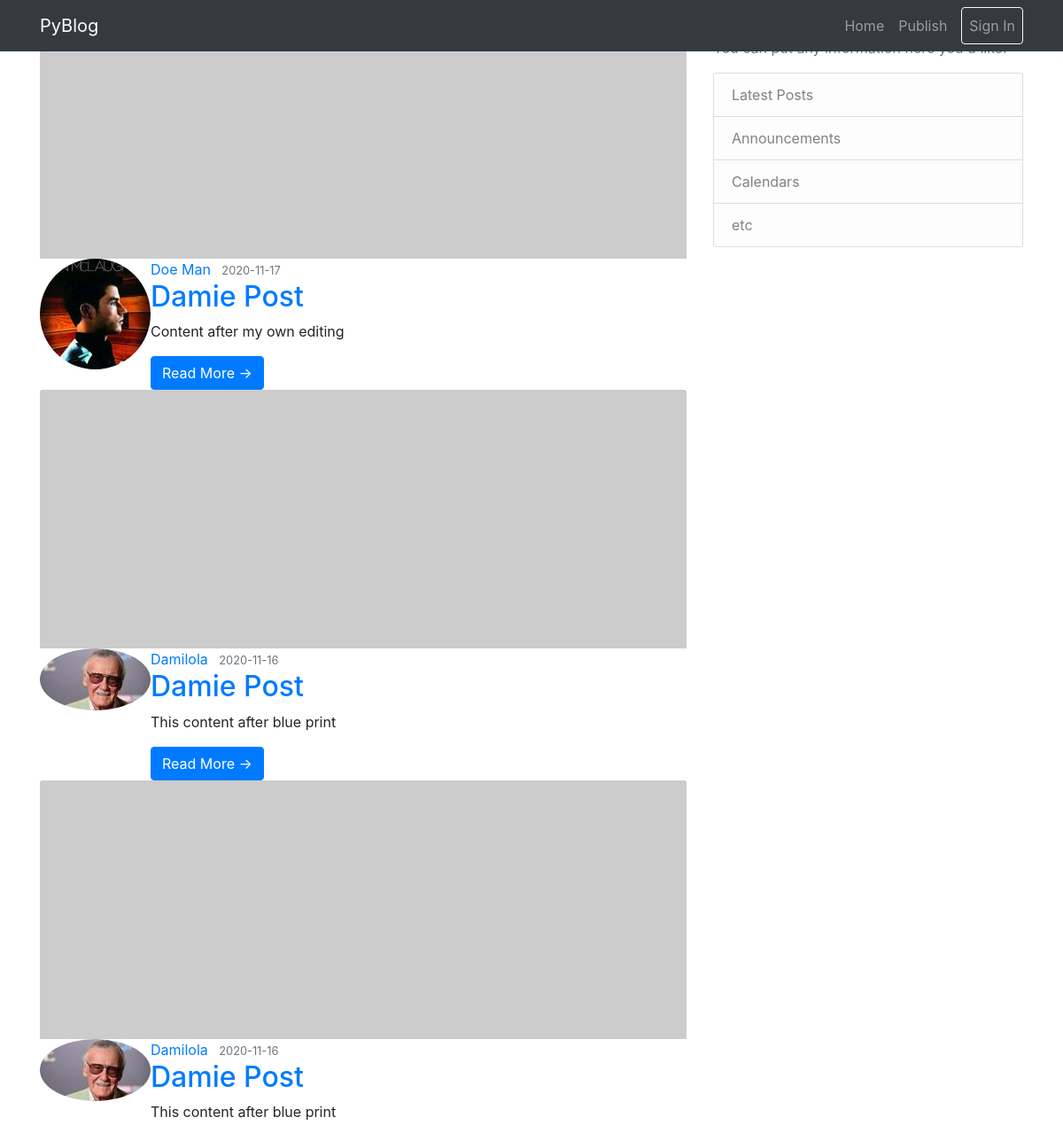
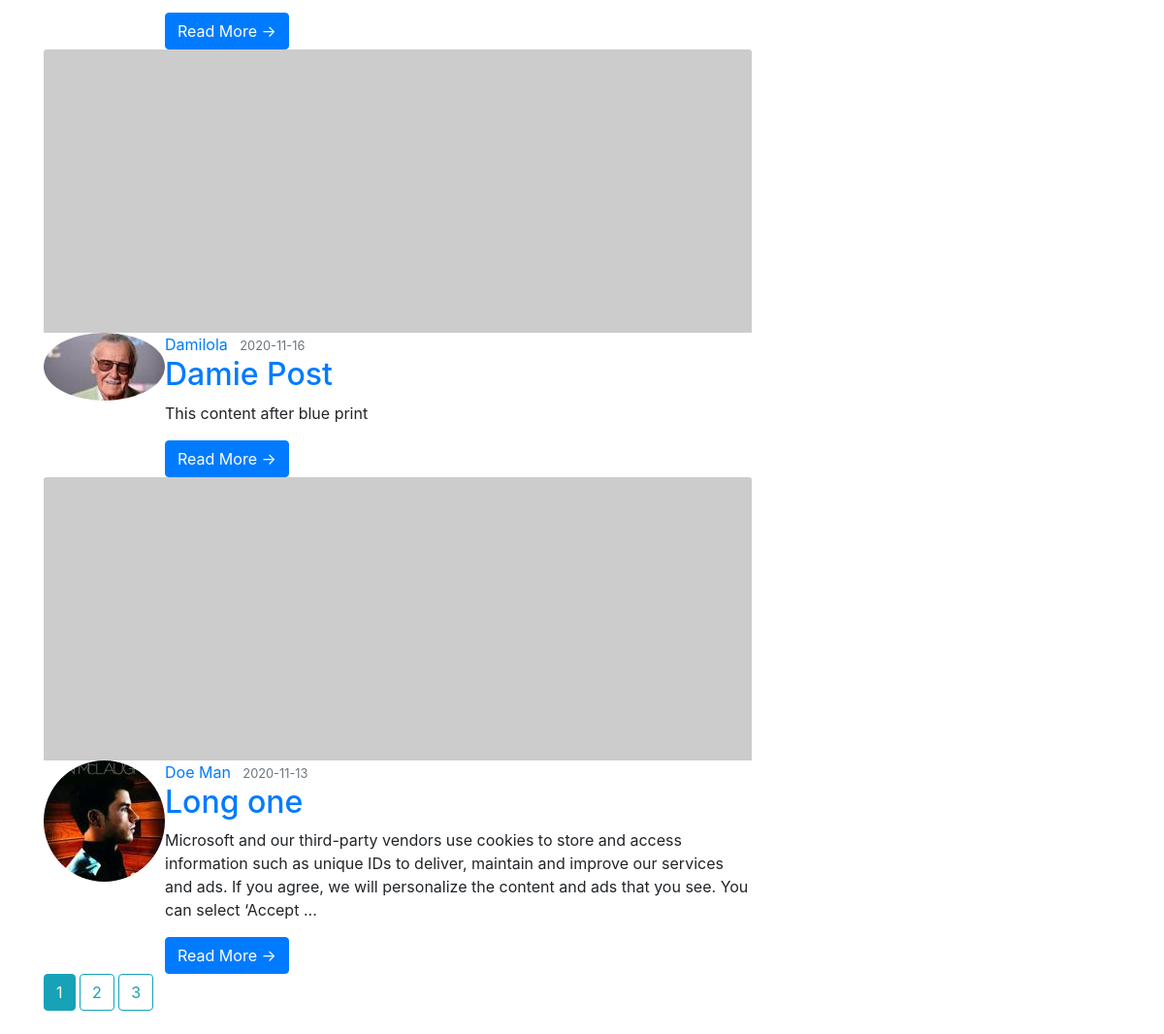
Page /home on the earlier database version (2 pictures, top to bottom).
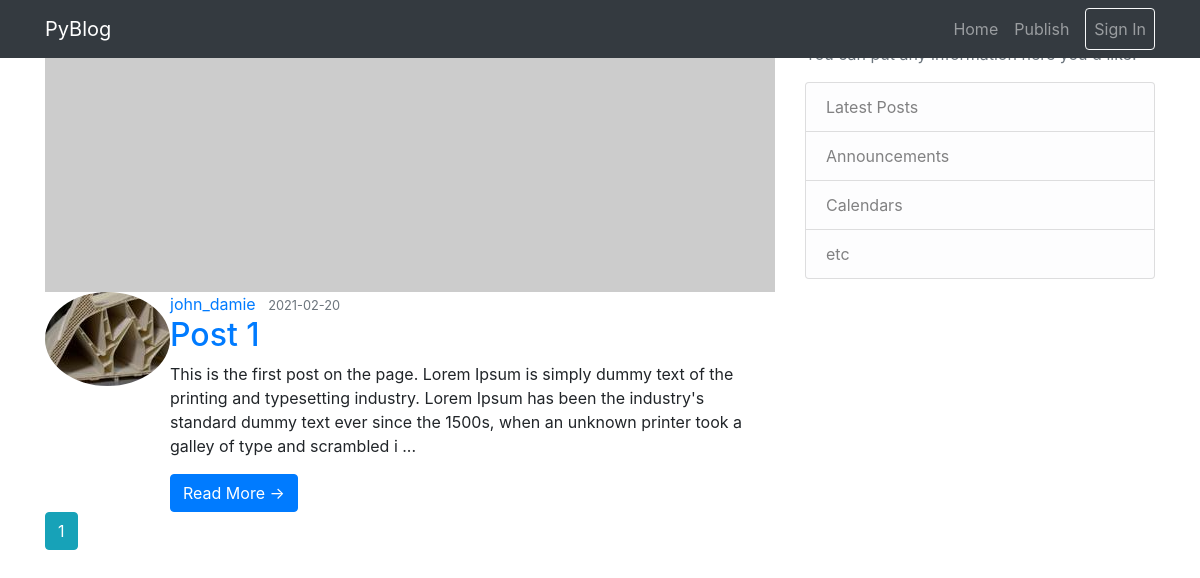
Same page on the later database version.
### src/models.py (models this page shows, shortened)
class Post(db.Model):
    id = db.Column(db.Integer, primary_key=True)
    title = db.Column(db.String(100), nullable=False)
    date_posted = db.Column(db.DateTime, nullable=False, default=datetime.utcnow)
    content = db.Column(db.Text, nullable=False)
    user_id = db.Column(db.Integer, db.ForeignKey('user.id'), nullable=False)

class User(db.Model, UserMixin):
    id = db.Column(db.Integer, primary_key=True)
    username = db.Column(db.String(20), unique=True, nullable=False)
    email = db.Column(db.String(120), unique=True, nullable=False)
    image_file = db.Column(db.String(20), nullable=False, default='default.jpg')
    password = db.Column(db.String(60), nullable=False)
    posts = db.relationship('Post', backref='author', lazy=True)

### src/components/main/routes.py (the view)
@main.route("/")
@main.route("/home")
def home():
    page = request.args.get('page', 1, type=int)
    posts = Post.query.order_by(Post.date_posted.desc()).paginate(page=page, per_page=5)
    return render_template('index.html', posts=posts)

### src/templates/index.html
{% extends "layout.html" %} {% block content %} {% for post in posts.items %}
<div class="">
  <img
    class="card-img-top"
    src="http://placehold.it/750x300"
    alt="Card image cap"
  />
  <div class="media content-section">
    <img
      class="rounded-circle article-img"
      src="{{ url_for('static', filename='img/' + post.author.image_file) }}"
    />
    <div class="media-body">
      <div class="article-metadata">
        <a
          class="mr-2"
          href="{{ url_for('users.user_posts', username=post.author.username) }}"
          >{{ post.author.username }}</a
        >
        <small class="text-muted"
          >{{ post.date_posted.strftime('%Y-%m-%d') }}</small
        >
      </div>
      <h2 class="article-title">
        <a
          class="article-title"
          href="{{ url_for('posts.post', post_id=post.id) }}"
          >{{ post.title }}</a
        >
      </h2>
      <p class="article-content--sum">
        {{ post.content[0:250].rstrip(" ") }}<span>
          {% if post.content|length > 250 %}... {% endif %}</span
        >
      </p>
      <a
        href="{{ url_for('posts.post', post_id=post.id) }}"
        class="btn btn-primary"
        >Read More &rarr;</a
      >
    </div>
  </div>
</div>
{% endfor %} {% for page_num in posts.iter_pages(left_edge=1, right_edge=1,
left_current=1, right_current=2) %} {% if page_num %} {% if posts.page ==
page_num %}
<a class="btn btn-info mb-4" href="{{ url_for('main.home', page=page_num) }}"
  >{{ page_num }}</a
>
{% else %}
<a
  class="btn btn-outline-info mb-4"
  href="{{ url_for('main.home', page=page_num) }}"
  >{{ page_num }}</a
>
{% endif %} {% else %} ... {% endif %} {% endfor %} {% endblock content %}

### src/templates/layout.html (shortened to what this page needs)
<!DOCTYPE html>
<html>
<head>
    <link rel="stylesheet" href="https://maxcdn.bootstrapcdn.com/bootstrap/4.0.0/css/bootstrap.min.css"
>
    <link rel="stylesheet" type="text/css" href="{{ url_for('static', filename='/css/main.css') }}">
</head>
<body>
<header class="site-header">
    <nav class="navbar navbar-expand-md navbar navbar-dark bg-dark fixed-top">
        <div class="container">
            <a class="navbar-brand mr-4" href="/">PyBlog</a>
            <div class="collapse navbar-collapse" id="navbarToggle">
                <div class="navbar-nav">
                    <a class="nav-item nav-link" style="display:flex; align-items: center; " href="{{ url_for('main.home') }}">Home</a>
                    <a class="nav-item nav-link" style="display:flex; align-items: center; " href="{{ url_for('posts.create_post') }}">Publish</a>
                    {% if current_user.is_authenticated %}
                           <li class="nav-item dropdown">
                            <a class="dropdown-toggle ml-1 text-light" style="display:flex; align-items: center; height:50px; width: 50px" href="#" id="navbarDropdown" role="button" data-toggle="dropdown" aria-haspopup="true" aria-expanded="false">
                               <img class="rounded-circle w-100 h-100" src="{{ url_for('static', filename='img/' + current_user.image_file) }}">
                            </a>
                            <div class="dropdown-menu bg-dark" aria-labelledby="navbarDropdown" >
                            <a class="dropdown-item text-light" href="{{ url_for('users.account') }}">Account</a>
                            <a class="dropdown-item text-light" href="{{ url_for('users.user_posts', username=current_user.username) }}">Posts</a>
                            <div class="dropdown-divider"></div>
                            <a class="dropdown-item text-light" href="{{ url_for('users.sign_out') }}">Sign Out</a>
                            </div>
                        </li>
                    {% else %}
                        <a class="nav-item nav-link btn btn-outline-light ml-2" href="{{ url_for('users.sign_in') }}">Sign In</a>
                    {% endif %}
                </div>
            </div>
        </div>
    </nav>
</header>
<main role="main" class="container">
    <div class="row">
        <div class="col-md-8">
            {% block content %}{% endblock %}
        </div>
        <div class="col-md-4">
            <div class="content-section">
                <h3>Our Sidebar</h3>
                <p class='text-muted'>You can put any information here you'd like.
                <ul class="list-group">
                    <li class="list-group-item list-group-item-light">Latest Posts</li>
                    <li class="list-group-item list-group-item-light">Announcements</li>
                    <li class="list-group-item list-group-item-light">Calendars</li>
                    <li class="list-group-item list-group-item-light">etc</li>
                </ul>
                </p>
            </div>
        </div>
    </div>
</main>
</body>
</html>

Differences in the rows shown:
removed Post: image_file (picture), author.username "Doe Man", date_posted "2020-11-17", title "Damie Post", content "Content after my own editing"
removed Post: image_file (picture), author.username "Damilola", date_posted "2020-11-16", title "Damie Post", content "This content after blue print"
removed Post: image_file (picture), author.username "Damilola", date_posted "2020-11-16", title "Damie Post", content "This content after blue print"
removed Post: image_file (picture), author.username "Damilola", date_posted "2020-11-16", title "Damie Post", content "This content after blue print"
removed Post: image_file (picture), author.username "Doe Man", date_posted "2020-11-13", title "Long one", content "Microsoft and our third-party vendors use cookies to store and access information such as unique IDs to deliver, maintain and improve our services and ads. If you agree, we will personalize the content and ads that you see. You can select ‘Accept"
added Post: image_file (picture), author.username "john_damie", date_posted "2021-02-20", title "Post 1", content "This is the first post on the page. Lorem Ipsum is simply dummy text of the printing and typesetting industry. Lorem Ipsum has been the industry's standard dummy text ever since the 1500s, when an unknown printer took a galley of type and scrambled i"
Other differences:
list line gone: "2"
list line gone: "3"
